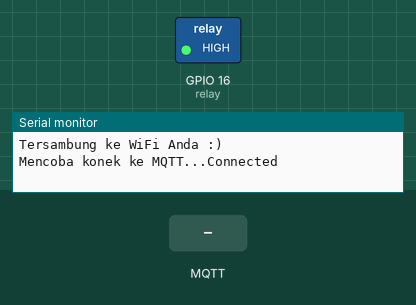
This sketch was run on a simulated ESP8266 (NodeMCU). Shown: switched loads named in the sketch (green lamp = pin HIGH), the last lines printed to the serial monitor. The test bench sets the inputs (shaded band). WiFi joins after 1.5 s; servers stay silent unless stated; no MQTT or app messages arrive unless stated.

Above: at 2.7 s.
2.8 s: MQTT message "1" arrives on the first subscribed topic
At 3.6 s:
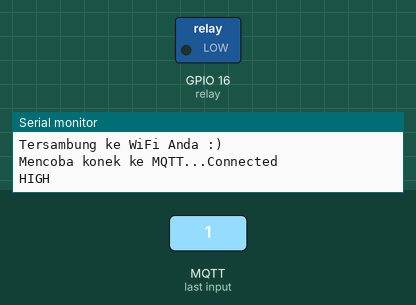
4.3 s: MQTT message "0" arrives on the first subscribed topic
At 4.8 s:
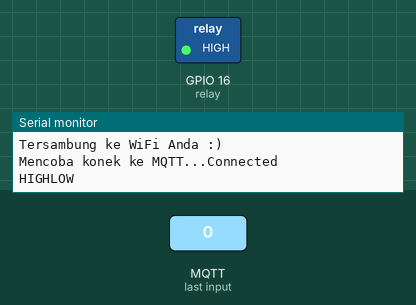
Timing chart, 0 to 7.3 s (numbered marks = the images above; inputs shaded):
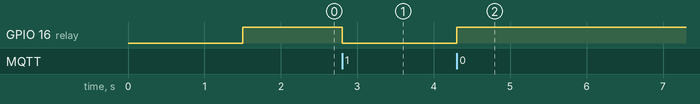

Measured:
- after the input at 2.8 s, GPIO 16 (relay): HIGH → LOW at once
- after the input at 4.3 s, GPIO 16 (relay): LOW → HIGH at once

The sketch:

master.ino
```cpp
#include <ESP8266WiFi.h>      //basic wifi
#include <DNSServer.h>        //local dns biar langsung portal
#include <ESP8266WebServer.h> //web server
#include <WiFiManager.h>      //lib wifi setup
#include <PubSubClient.h>     /MQTT
#include <SoftwareSerial.h>

const char* mqtt_server =  "103.122.64.35";
const char* mqttUser = "YourMQTTUsername";
const char* mqttPassword = "YourMQTTPassword";
const char* topicstate = "/h/2f/topan/ss1/s";
int relay = 16; //Pin 0

WiFiClient espClient;
PubSubClient client(espClient);

void callback(char* topic, byte* payload, unsigned int length) {
  if ((char)payload[0] == '1') {
    digitalWrite(relay, LOW);
    client.publish(topicstate,"1");
    Serial.print("HIGH");
  } else {
    digitalWrite(relay, HIGH);
    client.publish(topicstate, "0");
Serial.print("LOW");
}
}


void mqttReconnect(){
  while (!client.connected()) {
    Serial.print("Mencoba konek ke MQTT...");


    if (client.connect("Topan SS1")) {
      Serial.println("Connected");
      client.publish("Init", "Topan SS1 Here");
      client.subscribe("yo");
    } else{
      Serial.print("Failed, rc=");
      Serial.print(client.state());
      Serial.println("try again in 5 sec");
      delay(5000);
    }
  }
}

void setup() {
  Serial.begin(115200);
  WiFiManager wifiManager; //begin wifiManager

  wifiManager.autoConnect("Lampu Aquarium Topan"); //nama SSID
  Serial.println("Tersambung ke WiFi Anda :)");

  //pin Relay
  pinMode(relay, OUTPUT);
  client.setServer(mqtt_server, 1883);
  client.setCallback(callback);
  digitalWrite(relay, HIGH);
}

void loop() {
  if (!client.connected()) {
    mqttReconnect();
  }
  client.loop();

}
```
